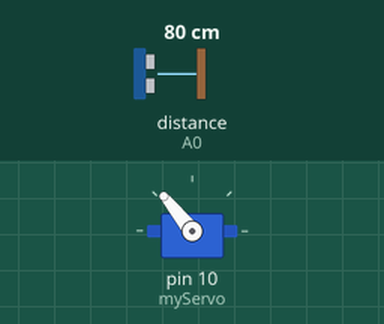
Recording of a sketch running on a simulated Arduino Uno, built with avr-gcc and run on an emulated ATmega328P. Parts: servo. The inputs (shaded band) are chosen by the test bench; at power-on: distance to the obstacle (sensor on A0) 80 cm. The echo pulse lasts 58.3 µs per cm; what the sketch prints to the serial monitor is not drawn.

Above: at 0.4 s.
At 1.0 s:
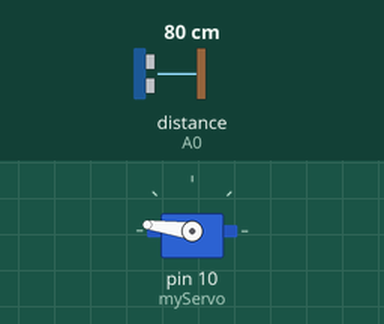
At 4.8 s:
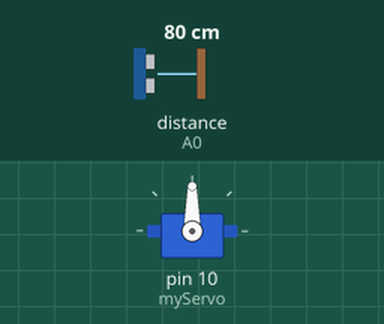
4.9 s: distance to the obstacle (sensor on A0) set to 28 cm
6.4 s: distance to the obstacle (sensor on A0) set to 23 cm
Timing chart, 0 to 9.4 s (numbered marks = the images above; inputs shaded):
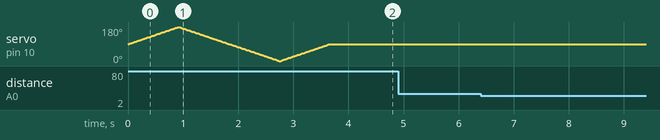

Measured:
- after the input at 4.9 s, every drawn part: stays the same
- after the input at 6.4 s, every drawn part: stays the same

The sketch:

tft_lcd_full_demmo.ino
```cpp
#include<Servo.h>
#include<NewPing.h>
#define TRIGGER_PIN A1
#define ECHO_PIN A0
#define MAX_DISTANCE 100
unsigned int Threshold=25; //this is the value if the sensor detects an object under this value we can turn on a buzzer for a period of time
// you can use active or passive buzzer
// one can also include an rgb Led not smd since it will require an external source of power
// and the led will light up showing different colors for different ranges of distance measure

/*
Components used:
1)Arduino UNO
2)Servo motor (SG90)
3)Ultrasonic sensor(HC-SR04)
4)Jumpire wires for establishing the connections
5)Laptop for both powering and as Serial Monitor
*/

/*
for example
1)red=>very close
2)blue=>close
3)green=>not so close
4)white=> far
if using an active buzzer we can also assign diffrent sounds to these ranges which is not possible
while using passive buzzer
*/
NewPing sonar(TRIGGER_PIN, ECHO_PIN, MAX_DISTANCE); //this gives us our sonar object

Servo myServo; //this is our servo object
void setup()
{
  Serial.begin(9600); //initiating the serial communication
 myServo.attach(10);

  //this bit of code controls the servo movement or should I say rotation
  // we can alter the speed by changing the value of increment counter
  myServo.write(90);
 for(int pos=90;pos<=180;pos++)
  {
    myServo.write(pos);
    delay(10);
    }
    for(int pos=180;pos>=90;pos--)
  {
    myServo.write(pos);
    delay(10);
    }
    for(int pos=90;pos>=0;pos--)
  {
    myServo.write(pos);
    delay(10);
    }
 for(int pos=0;pos<=90;pos++)
  {
    myServo.write(pos);
    delay(10);
    }

 }

void loop()
{
    unsigned int distance = sonar.ping_cm();//this will give us the distance measured by the Ultrasonic sensor
   // we will display a warning only if an object's distance is less than a threshold value
    if(distance<=Threshold)
    {
      Serial.println("Warning an object is detected");
      Serial.println("The Object is detected at a distance of ");
      Serial.print(distance);
       }
    }
```
